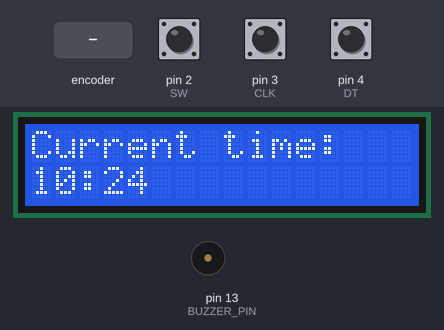
The sketch below on a simulated Arduino Uno, built with avr-gcc and run on an emulated ATmega328P. On the bench: 16×2 character LCD, buzzer (waves = sounding, pin HIGH). Inputs (shaded band) come from the test bench; at power-on: pin 2 (SW) HIGH, pin 3 (CLK) HIGH, pin 4 (DT) HIGH. The local clock reads 2024-03-15 10:24:30 at power-on unless the sketch sets it; EEPROM starts erased; what the sketch prints to the serial monitor is not drawn.

Above: at 1.2 s.
1.3 s: pin 2 (SW) pulled LOW for 0.15 s
At 2.6 s:
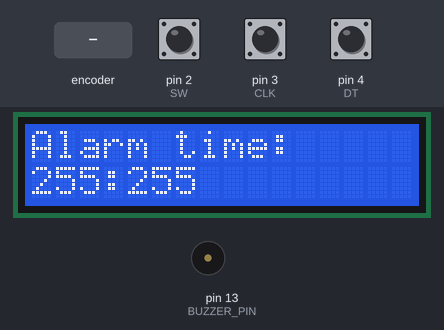
2.9 s: rotary encoder on pin 3 (CLK) / pin 4 (DT) turned 3 steps (first pin leading)
At 4.3 s:
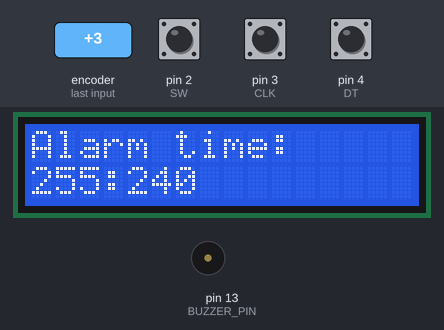
5.0 s: rotary encoder on pin 3 (CLK) / pin 4 (DT) turned 1 step (first pin leading)
At 6.3 s:
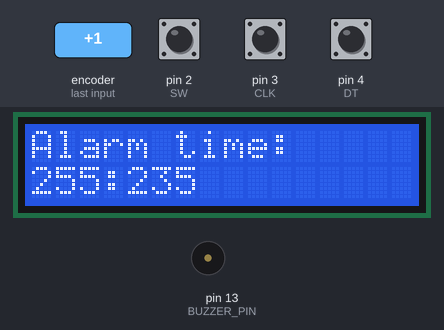
6.7 s: pin 2 (SW) pulled LOW for 1 s
At 8.8 s:
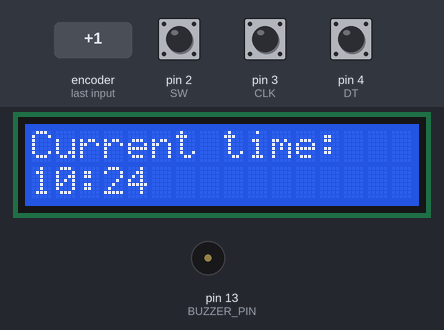
9.2 s: pin 2 (SW) pulled LOW for 3.2 s
At 13.4 s:
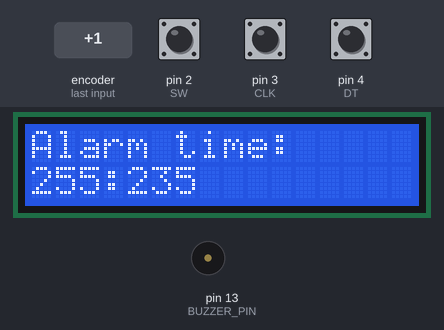
Timing chart, 0 to 14.9 s (numbered marks = the images above; inputs shaded):
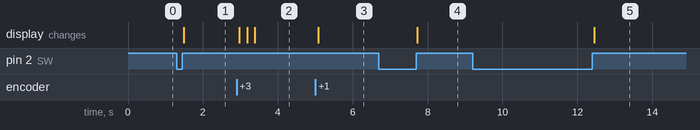

Measured:
- after the input at 1.3 s, the display: changes after 0.19 s (image 1)
- after the input at 2.9 s, the display: first changes after 0.07 s (image 2 shows a later state)
- after the input at 5.0 s, the display: changes after 0.08 s (image 3)
- after the input at 6.7 s, the display: changes after 1.0 s (image 4)
- after the input at 9.2 s, the display: changes after 3.3 s (image 5)

The sketch:

alarm.ino
```cpp
#include <LiquidCrystal.h>
#include <RTClib.h>
#include <EEPROM.h>

#define SW 2
#define BUZZER_PIN 13
#define CLK 3
#define DT 4

RTC_DS1307 rtc;

int buttonState, lastButtonState;
int stateCLK, lastStateCLK;

int alarmHour_addr = 0;
int alarmMinute_addr = 1;
int sens = 5;
int alarmHour, alarmMinute;

boolean alarmActive = true;

boolean alarmChanged = false;

DateTime now;

// initialize the library with the numbers of the interface pins
LiquidCrystal lcd(11, 10, 9, 8, 7, 6);

void printLCD() {
  if (!alarmActive) {
    printLCDAlarm();
  } else {
    printLCDTime();
  }
}

void printLCDTime() {
  lcd.setCursor(0, 1);
  if (now.hour() < 10) {
    lcd.print("0");
  }
  lcd.print(now.hour(), DEC);
  lcd.print(":");
  if (now.minute() < 10) {
    lcd.print("0");
  }
  lcd.print(now.minute(), DEC);
}

void printLCDAlarm() {
  lcd.setCursor(0, 1);
  if (alarmHour < 10) {
    lcd.print("0");
  }
  lcd.print(alarmHour, DEC);
  lcd.print(":");
  if (alarmMinute < 10) {
    lcd.print("0");
  }
  lcd.print(alarmMinute, DEC);
}

void rotate() {
  if (!alarmActive) {
    stateCLK = digitalRead(CLK); // Reads the "current" state of the outputA
    // If the previous and the current state of the outputA are different, that means a Pulse has occured
    if (stateCLK != lastStateCLK && stateCLK == 1) {
      // If the outputB state is different to the outputA state, that means the encoder is rotating clockwise
      if (digitalRead(DT) != stateCLK) {
        decreaseAlarm();
      } else {
        increaseAlarm();
      }
      alarmChanged = true;
    }
    lastStateCLK = stateCLK; // Updates the previous state of the outputA with the current state
  }
}

void decreaseAlarm() {
  if (alarmMinute - sens < 0) {
    if (alarmHour > 0) {
      alarmHour--;
      alarmMinute = 60 - sens;
    }
  } else {
    alarmMinute = alarmMinute - sens;
  }
}

void increaseAlarm() {
  if  (alarmMinute + sens >= 60) {
    if (alarmHour < 23) {
      alarmHour++;
      alarmMinute = 0;
    }
  } else {
    alarmMinute = alarmMinute + sens;
  }
}

void saveAlarm() {
  if (EEPROM.read(alarmHour_addr) != alarmHour) {
    EEPROM.write(alarmHour_addr, alarmHour);
  }
  if (EEPROM.read(alarmMinute_addr) != alarmMinute) {
    EEPROM.write(alarmMinute_addr, alarmMinute);
  }
  Serial.println("wrote alarm to eeprom!");
}

void setup() {

  Serial.begin(9600);

  if (!rtc.begin()) {
    Serial.println("Could not find RTC!");
  }


  if (!rtc.isrunning()) {
    Serial.println("RTC not running, setting time");
    rtc.adjust(DateTime(F(__DATE__), F(__TIME__)));
  }

  alarmHour = EEPROM.read(alarmHour_addr);
  alarmMinute = EEPROM.read(alarmMinute_addr);

  // Uncomment to reset clock
  // rtc.adjust(DateTime(F(__DATE__), F(__TIME__)));

  // Uncomment to reset EEPROM
  // EEPROM.write(alarmHour_addr, 8);
  // EEPROM.write(alarmMinute_addr, 0);

  pinMode(SW, INPUT_PULLUP);
  pinMode(CLK, INPUT);
  pinMode(DT, INPUT);

  pinMode(BUZZER_PIN, OUTPUT);

  // set up the LCD's number of columns and rows:
  lcd.begin(16, 2);
  lastStateCLK = digitalRead(CLK);
  lastButtonState = digitalRead(SW);
  attachInterrupt(digitalPinToInterrupt(CLK), rotate, CHANGE);
  lcd.print("Current time:");
  //digitalWrite(BUZZER_PIN, 1);
}

void loop() {
  now = rtc.now();
  if (alarmActive == true && alarmHour == now.hour()) {
    digitalWrite(BUZZER_PIN, 1);
  }
  else {
    digitalWrite(BUZZER_PIN, 0);
  }

  buttonState = digitalRead(SW);
  if (buttonState != lastButtonState && buttonState == 1) {
    alarmActive = !alarmActive;
    lcd.clear();
    if (alarmActive) {
      saveAlarm();
      lcd.print("Current time:");
    }
    else {
      lcd.print("Alarm time:");
    }
  }
  printLCD();
  lastButtonState = buttonState;
  delay(50);
}
```
